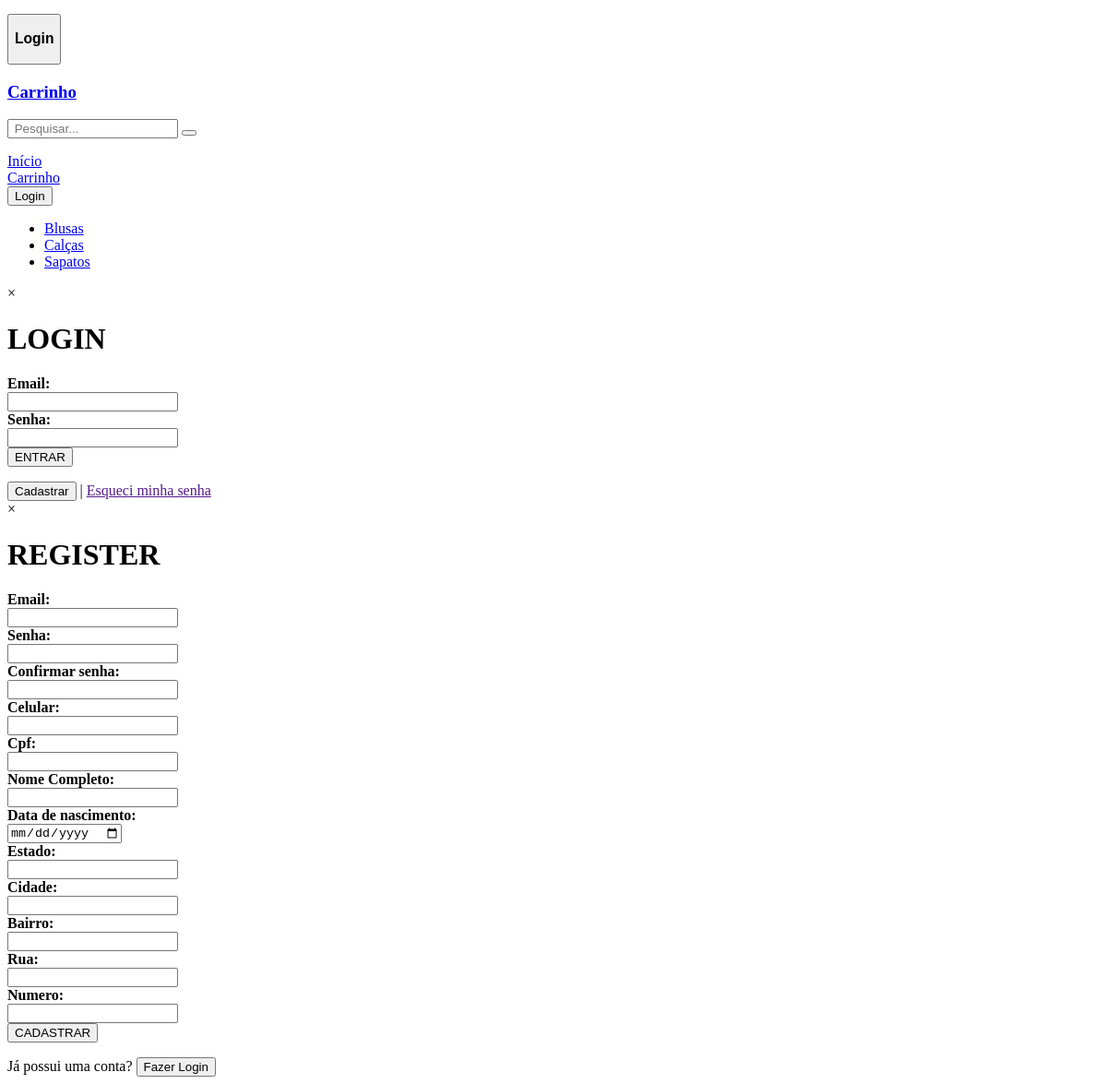
Before: /header.php (lower part) with the older database file.
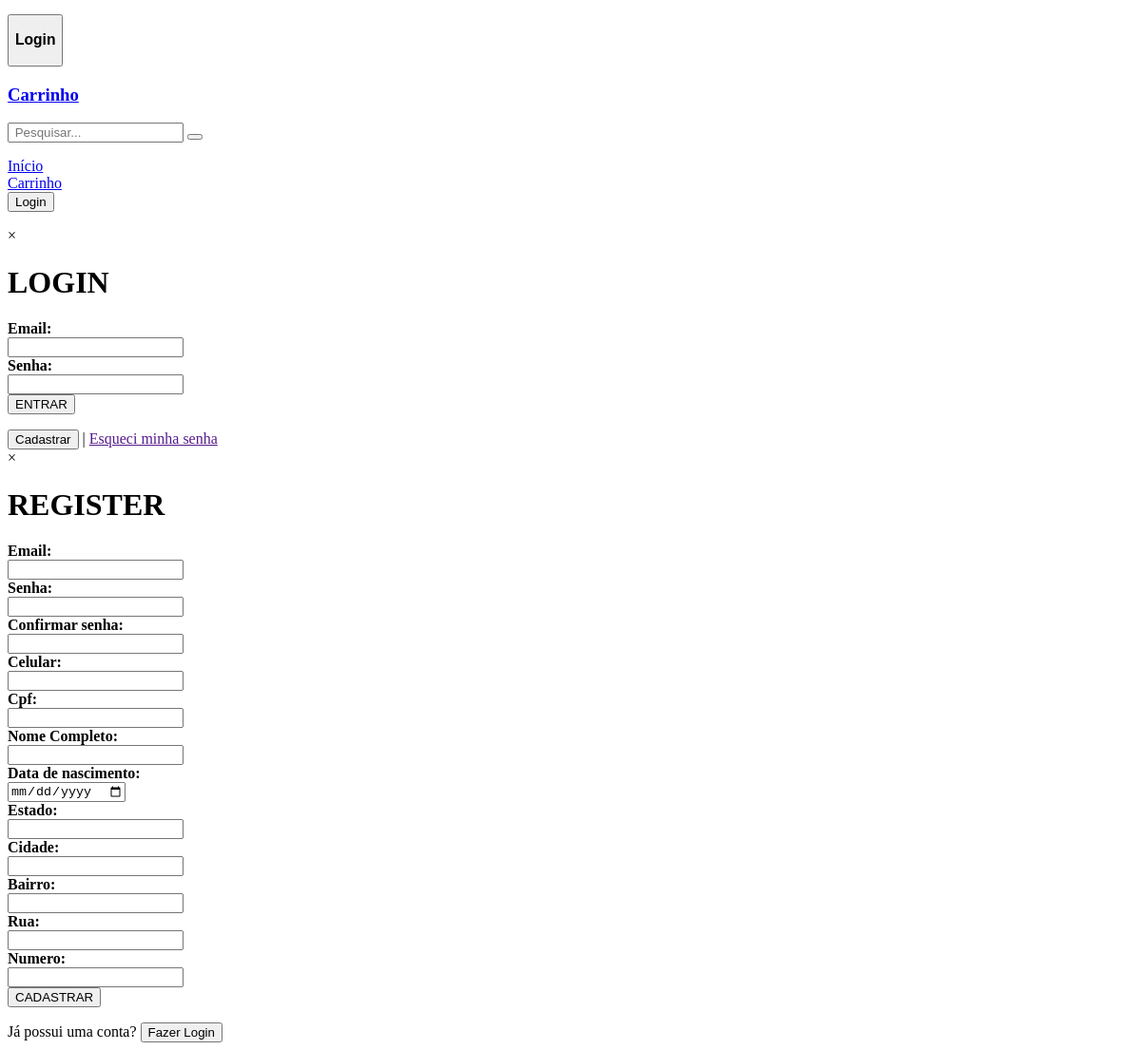
After: the same page with the newer database file.
### tables this page shows
CREATE TABLE `categorias` (
  `id` int(11) NOT NULL,
  `categoria` varchar(255) NOT NULL
);

### header.php (the view, shortened to what the changed rows need)
</head>
<body>
    <?php include 'conn.php';
        $hconsulta_categorias = $conn->query("SELECT * FROM categorias");
        $hlista_categorias = [];
        while($hlista_categorias[] = $hconsulta_categorias->fetch_assoc());
    ?>
    <div onclick="fecharModal()" id="side_menu_modal" class="side_menu_modal mobile" >
        <div class="side_menu">
            <div class="side_menu_link">
                <ul>
                    <?php foreach($hlista_categorias as $hkey){ if($hkey){ ?>
                        <li><a href="categorias?ct=<?php echo $hkey['id'] ?>" class="no_decoration"><?php echo $hkey['categoria'] ?></a></li>
                    <?php }} ?>
                </ul>
            </div>
        </div>
    </div>
    <div id="Modal_Login" class="modal">
        <div onclick="none()" class="modal-content">
            <div class="FormContent">
                <h1>LOGIN</h1>
            </div>
        </div>
    </div>
    <div id="Modal_Cadastro" class="modal">
        <div class="modal-content">
            <div class="FormContent">
                <h1>REGISTER</h1>
            </div>
        </div>
    </div>

Changed rows visible on the page:
removed categorias: categoria "Blusas"
removed categorias: categoria "Calças"
removed categorias: categoria "Sapatos"
